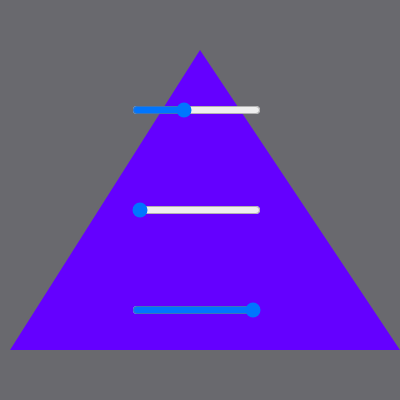
Frame 1 (no input)
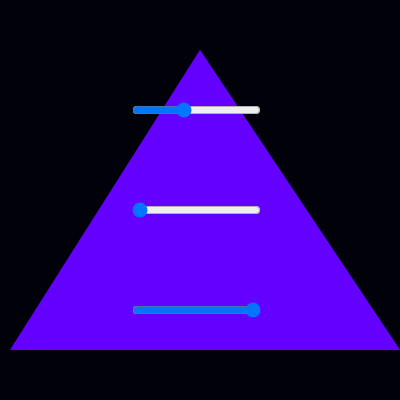
Frame 60 (no input)
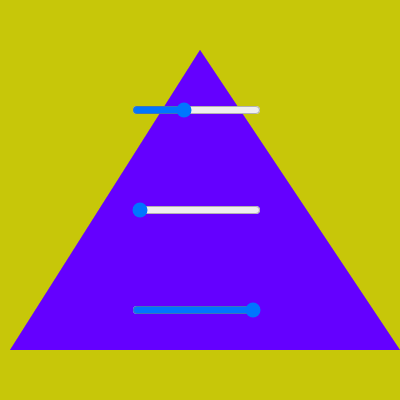
Frame 120 (the mouse pressed at the canvas centre since frame 60)

The p5.js sketch that drew these frames (run headless with seeded random() and noise() and a simulated clock; from frame 60 on, the mouse is pressed at the canvas centre):

// p5.js sketch
// ── sketch.js
var r, g, b;

function setup() {
  createCanvas(400, 400);
  noStroke();

  rSlider = createSlider(0, 255, 100);
  rSlider.position(130, 100);
  
  gSlider = createSlider(0, 255, 0);
  gSlider.position(130, 200);
  
  bSlider = createSlider(0, 255, 255);
  bSlider.position(130, 300);
}

function draw() {
  background(mouseX,mouseY,10,150);
  var r = rSlider.value();
  var g = gSlider.value();
  var b = bSlider.value();
  fill(r, g, b);
  triangle(200,50,10,350,400,350);
  

  
     
    
}
